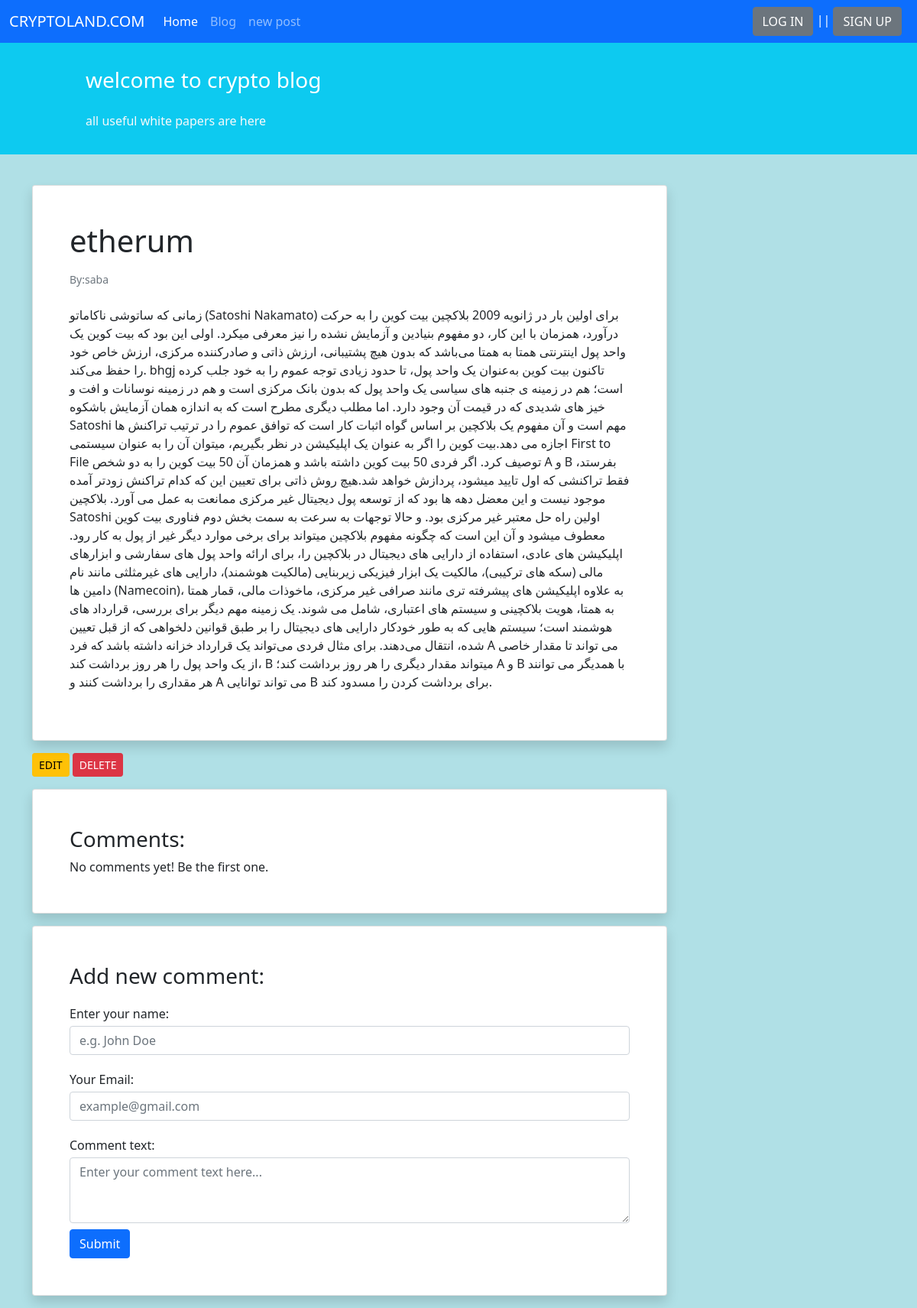
Page /2/ on the committed database.
### blog/models.py (models this page shows, shortened)
class PostBlog(models.Model):
    STATUS_CHOISES = (
        ('pub', 'published'),
        ('drf', 'draft'),
    )
    author = models.ForeignKey('auth.user', on_delete=models.CASCADE)
    title = models.CharField(max_length=100)
    text = models.TextField()
    date_created = models.DateTimeField(auto_now_add=True)
    date_modified = models.DateTimeField(auto_now=True)
    status = models.CharField(choices=STATUS_CHOISES, max_length=10)

### blog/views.py (the view)
# urls.py: path('<int:pk>/', views.PostIdDetail.as_view(), name='post_id'),
class PostIdDetail(generic.DetailView):
    model = PostBlog
    template_name = 'blog/postdetail.html'
    context_object_name = 'post'

### blog/templates/blog/postdetail.html
{% extends '_base.html' %}
{% block content %}
    <div class="container mt-4">
        <div class="row">
            <div class="col-9">
                <div class="card shadow my-3 p-5">
                    <h1>{{ post.title }}</h1>
                    <p class="small text-muted mt-2">By:{{ post.author }}</p>
                    <p class="mt-2">{{ post.text }}</p>
                </div>
                <div>
                    <a href="{% url 'edit_post' post.id %}" class="btn btn-sm btn-warning"> EDIT</a>
                    <a href="{% url 'post_delete' post.id %}" class="btn btn-sm btn-danger"> DELETE</a>
                </div>
                <div class="card shadow my-3 p-5">
                    <h3>Comments:</h3>
                    No comments yet! Be the first one.
                </div>
                <div class="card shadow my-3 p-5">
                    <h3>Add new comment:</h3>
                    <form method="POST">
                        <div class="form-group py-2">
                            <label class="py-1" for="author_name">Enter your name:</label>
                            <input type="text" class="form-control" placeholder="e.g. John Doe" name="author_name">
                        </div>
                        <div class="form-group py-2">
                            <label class="py-1" for="email">Your Email:</label>
                            <input type="email" class="form-control" placeholder="example@gmail.com" name="email">
                        </div>
                        <div class="form-group py-2">
                            <label class="py-1" for="comment_text">Comment text:</label>
                            <textarea class="form-control" name="text" rows="3"
                                      placeholder="Enter your comment text here..."></textarea>
                        </div>
                        <button type="submit" class="btn btn-primary">Submit</button>
                    </form>
                </div>
            </div>
            <div class="col-3">
            </div>
        </div>
    </div>
{% endblock content %}

### rows in the picture
PostBlog: title "etherum", author "saba", text "زمانی که ساتوشی ناکاماتو (Satoshi Nakamato) برای اولین بار در ژانویه 2009 بلاکچین بیت کوین را به حرکت در­آورد، همزمان با این کار، دو مفهوم بنیادین و آزمایش نشده را نیز معرفی می­کرد. اولی این بود که بیت کوین یک واحد پول اینترنتی همتا به همتا می‌­باشد که بدون هیچ پشتیبانی، ارزش ذاتی و صادرکننده مرکزی، ارزش خاص خود را حفظ می‌­کند. bhgj تاکنون بیت کوین به‌عنوان یک واحد پول، تا حدود زیادی توجه عموم را به خود جلب کرده است؛ هم در زمینه ی جنبه های سیاسی یک واحد پول که بدون بانک مرکزی است و هم در زمینه نوسانات و افت و خیز های شدیدی که در قیمت آن وجود دارد. اما مطلب دیگری مطرح است که به اندازه همان آزمایش با­شکوه Satoshi مهم است و آن مفهوم یک بلاکچین بر اساس گواه اثبات کار است که توافق عموم را در…"
